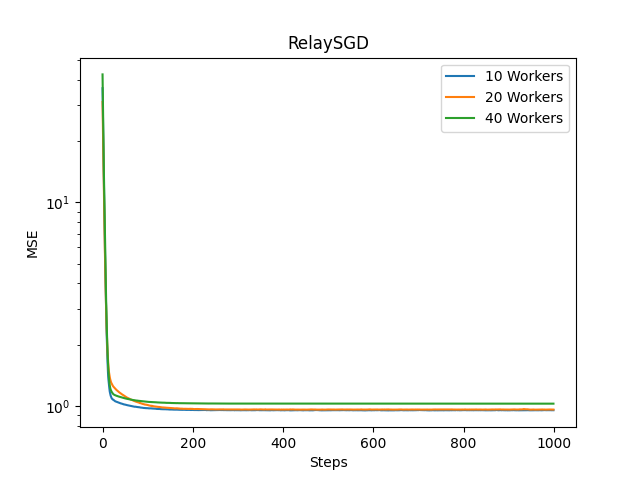

Generate this figure with Python:
import numpy as np
from networkx.generators.random_graphs import erdos_renyi_graph
from networkx import minimum_spanning_tree
from sklearn.metrics import mean_squared_error
import seaborn as sns
import matplotlib.pyplot as plt
from RelaySGD.Worker import Worker

def run_relaysgd_experiment(num_workers, batch_size, timesteps):
    # first we generate some random data for the function y = 3x + 4
    X = 2 * np.random.rand(batch_size * num_workers, 1)
    y = 4 + 3 * X + np.random.randn(batch_size * num_workers, 1)

    # define the learning rate
    lr = 0.001

    # then we create a list of all the workers
    workers = []
    for i in range(num_workers):
        X_temp = np.c_[np.ones((batch_size,1)), X[i * batch_size : ((i + 1) * batch_size)]]
        y_temp = y[i * batch_size : ((i + 1) * batch_size)]
        theta_temp = np.random.randn(2,1)
        workers.append(Worker(i, lr, X_temp, y_temp, theta_temp))


    # generate a random network graph where each node represents a Worker
    p = 0.5
    g = erdos_renyi_graph(num_workers, p)

    # calculate the MST
    g_mst = minimum_spanning_tree(g)

    # add the neighbors to each Worker, so they know whom to communicate with
    for w_id in range(num_workers):
        for nb in g_mst.neighbors(w_id):
            workers[w_id].add_neighbor(workers[nb])

    # run the experiment timeloop
    errors = []
    cur_mse = 0
    for t in range(timesteps):
        # simulate each worker sequentially
        for worker in workers:
            worker.step()

        # calculate MSE
        error = 0
        X_b = np.c_[np.ones((len(X),1)),X]
        for worker in workers:
            predictions = X_b.dot(worker.get_theta())
            error += (1/len(X)) * np.sum(np.square(predictions-y))
        cur_mse = error / len(workers)
        errors.append(cur_mse)

    print(workers[0].get_theta())

    return errors

T = 1000 # timesteps
errors = run_relaysgd_experiment(10, 100, T)
sns.lineplot(range(T), errors, label='10 Workers')

errors = run_relaysgd_experiment(20, 100, T)
sns.lineplot(range(T), errors, label='20 Workers')

errors = run_relaysgd_experiment(40, 100, T)
sns.lineplot(range(T), errors, label='40 Workers')


plt.yscale('log')
plt.title('RelaySGD')
plt.ylabel('MSE')
plt.xlabel('Steps')
plt.savefig('relaysgd.png')